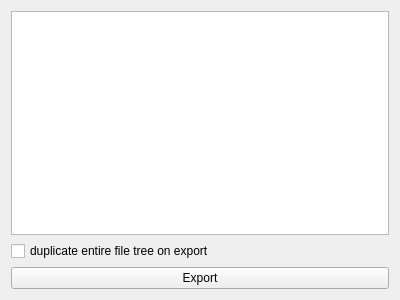
<?xml version="1.0" encoding="UTF-8"?>
<ui version="4.0">
 <class>ExportWidget</class>
 <widget class="QFrame" name="ExportWidget">
  <property name="geometry">
   <rect>
    <x>0</x>
    <y>0</y>
    <width>400</width>
    <height>300</height>
   </rect>
  </property>
  <property name="windowTitle">
   <string>Frame</string>
  </property>
  <layout class="QGridLayout" name="gridLayout">
   <item row="2" column="0">
    <widget class="QPushButton" name="btn_export">
     <property name="text">
      <string>Export</string>
     </property>
    </widget>
   </item>
   <item row="0" column="0">
    <widget class="QTextBrowser" name="exportDisplay">
     <property name="source">
      <url>
       <string>qrc:/resources/exportInfo.html</string>
      </url>
     </property>
    </widget>
   </item>
   <item row="1" column="0">
    <widget class="QCheckBox" name="duplicateTreeCheck">
     <property name="text">
      <string>duplicate entire file tree on export</string>
     </property>
    </widget>
   </item>
  </layout>
 </widget>
 <resources/>
 <connections/>
</ui>
